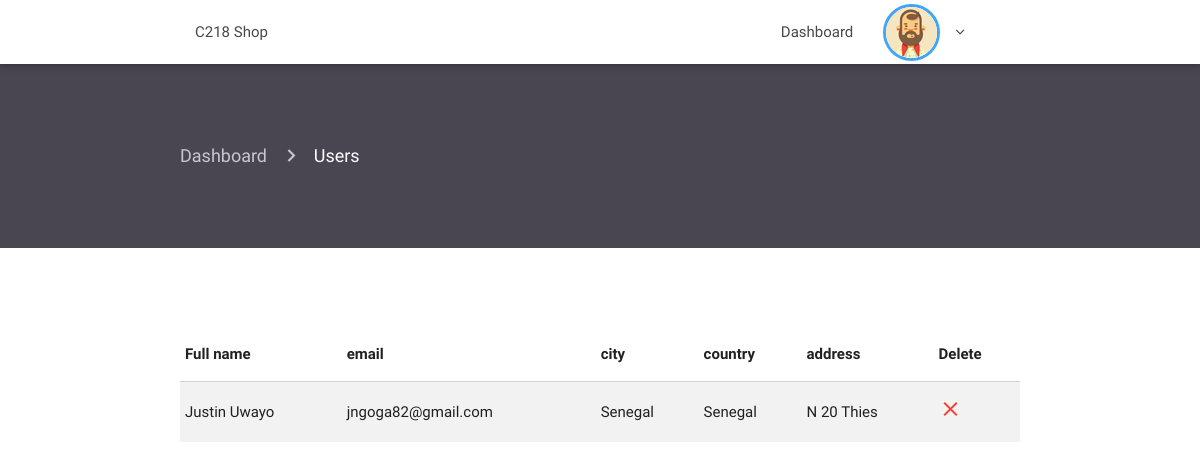
Before: /admin/allusers.php (signed in) with the older database file.
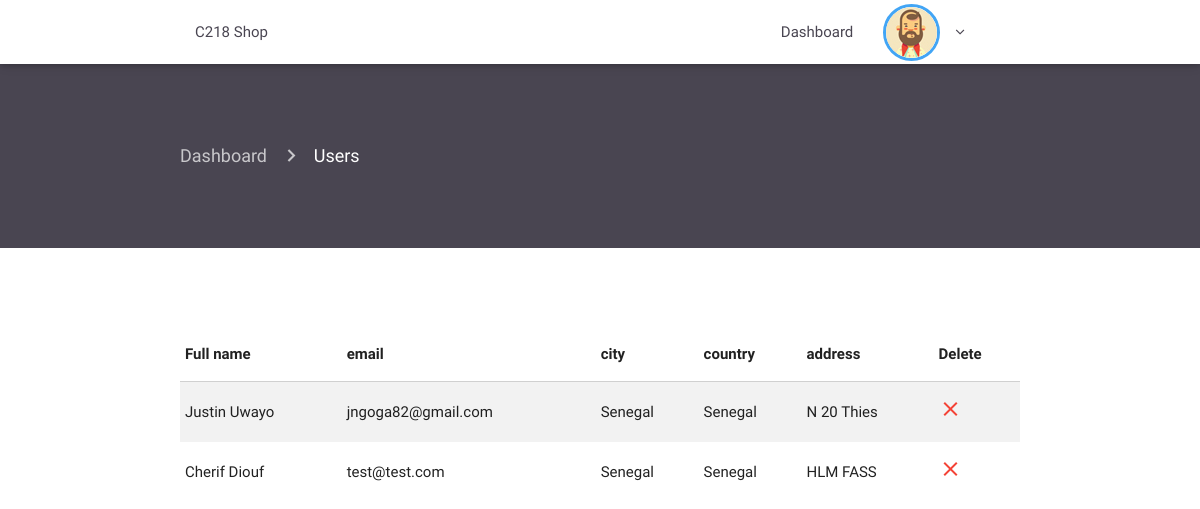
After: the same page with the newer database file.
### tables this page shows
CREATE TABLE `users` (
  `id` int(11) NOT NULL,
  `email` varchar(100) NOT NULL,
  `firstname` varchar(1000) NOT NULL,
  `lastname` varchar(1000) NOT NULL,
  `password` varchar(1000) NOT NULL,
  `address` varchar(1000) NOT NULL,
  `city` varchar(1000) NOT NULL,
  `country` varchar(1000) NOT NULL,
  `role` varchar(1000) NOT NULL
);

### admin/allusers.php (the view, shortened to what this page needs)
<?php
require 'includes/header.php';
require 'includes/navconnected.php'; ?>
<div class="container-fluid product-page">
    <div class="container current-page">
        <nav>
            <div class="nav-wrapper">
                <div class="col s12">
                    <a href="index.php" class="breadcrumb">Dashboard</a>
                    <a href="users.php" class="breadcrumb">Users</a>
                </div>
            </div>
        </nav>
    </div>
</div>
<div class="container scroll">
    <table class="highlight striped">
        <thead>
        <tr>
            <th data-field="lastname">Full name</th>
            <th data-field="email">email</th>
            <th data-field="city">city</th>
            <th data-field="country">country</th>
            <th data-field="address">address</th>
            <th data-field="delete">Delete</th>
        </tr>
        </thead>
        <tbody>
        <?php
        include '../db.php';
        $queryuser = "SELECT id, email, firstname, lastname, address, city, country  FROM users WHERE role = 'client'";
        $resultuser = $connection->query($queryuser);
        if ($resultuser->num_rows > 0) {
            while ($rowuser = $resultuser->fetch_assoc()) {
                $id_user = $rowuser['id'];
                $firstname = $rowuser['firstname'];
                $lasttname = $rowuser['lastname'];
                $email = $rowuser['email'];
                $country = $rowuser['country'];
                $address = $rowuser['address'];
                ?>
                <tr>
                    <td><?php echo " $firstname " . " $lasttname"; ?></td>
                    <td><?= $email; ?></td>
                    <td><?= $country; ?></td>
                    <td><?= $country; ?></td>
                    <td><?= $address; ?></td>
                    <td><a href="deleteuser.php?id=<?= $id_user; ?>"><i class="material-icons red-text">close</i></a>
                    </td>
                </tr>
            <?php }
        } ?>
        </tbody>
    </table>
</div>
<?php require 'includes/footer.php'; ?>

Changed rows visible on the page:
added users: firstname "Cherif", lastname "Diouf", email "test@test.com", country "Senegal", address "HLM FASS"
